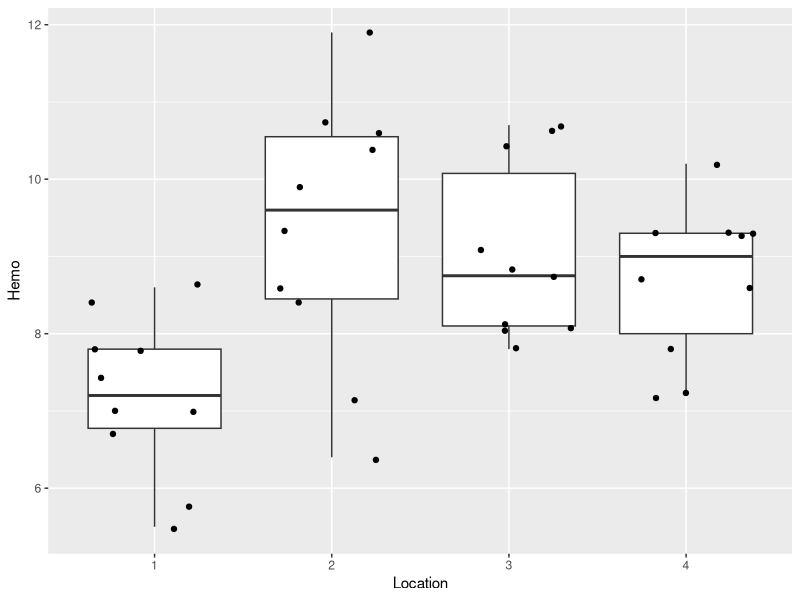
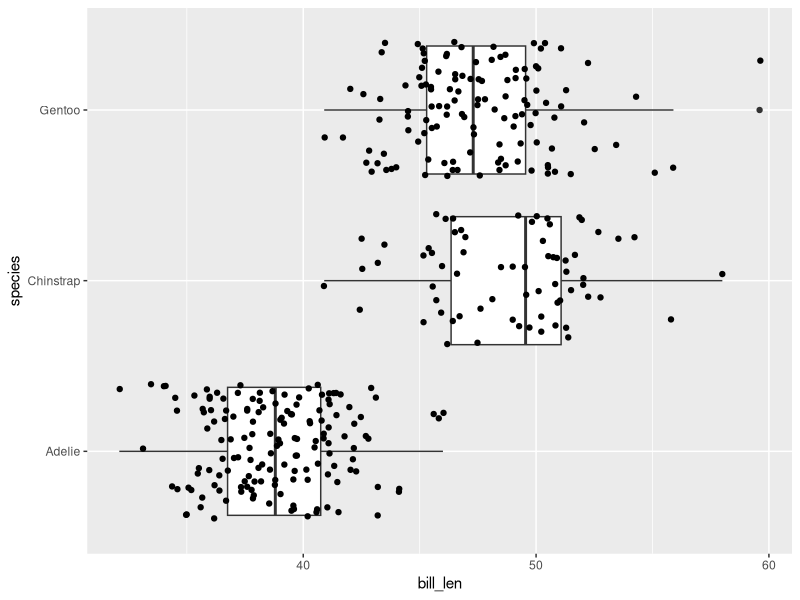

Source code (R) for these figures, in order:
## ---- chunk 1
#| label: setup
#| message: false

library(tidyverse)
library(readxl)
trout <- read_excel("trout.xlsx")
## ---- chunk 2
trout <- trout %>% 
  mutate(Location = as.factor(Location)) #because was a double not character

ggplot(trout,
       aes(x = Location,
           y = Hemo)) +
  geom_boxplot() +
  geom_jitter()
## ---- chunk 3
model <- aov(Hemo ~ Location,
    trout) #is hemo explained by location
summary(model)
## ---- chunk 4
TukeyHSD(model)
## ---- chunk 5
ggplot(penguins,
       aes(x = bill_len,
           y = species)) +
  geom_boxplot() +
  geom_jitter()
## ---- chunk 6
model2 <- aov(bill_len ~ species,
    penguins) #is bill length explained by species
summary(model2)
